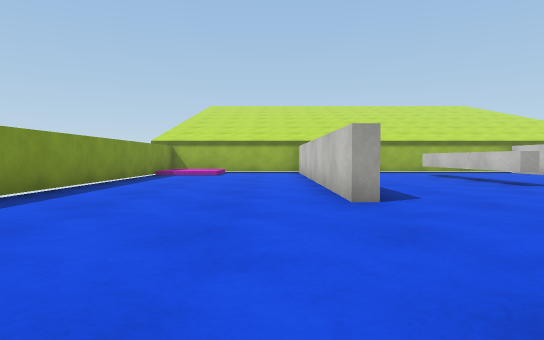
view 1 (above)

22 first-person views from a walk through a scene from a Unity 3-D project. The camera is 0.59 m above the floor, tilts 2° down and sees 75° across. The floor is counted in squares, 1 m on a side. Each view is taken from the middle of a square. On the plan, view 1 faces up. The plan holds only what a view shows up to about 10 squares ahead; the rest is blank. The place goes on beyond the plan. The player character is not drawn. Surface patterns are stand-ins for the level's own textures.

view 2
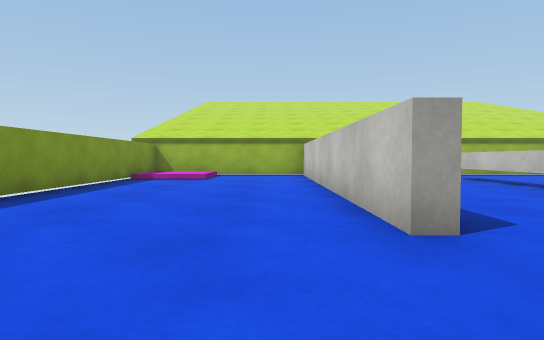

view 3
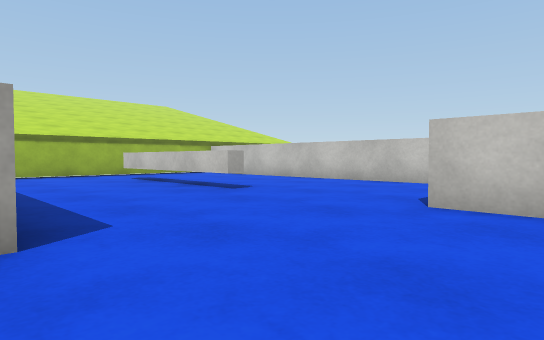

view 4
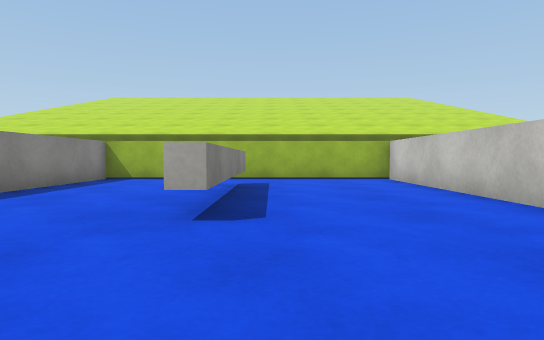

view 5
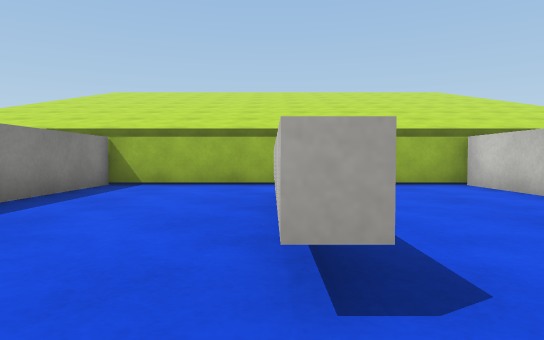

view 6
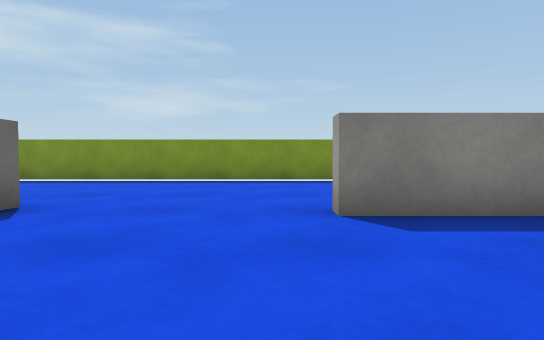

view 7
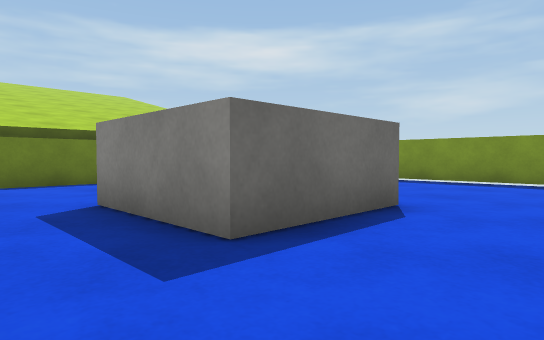

view 8
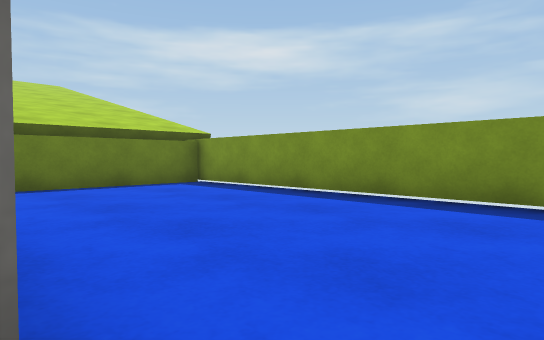

view 9
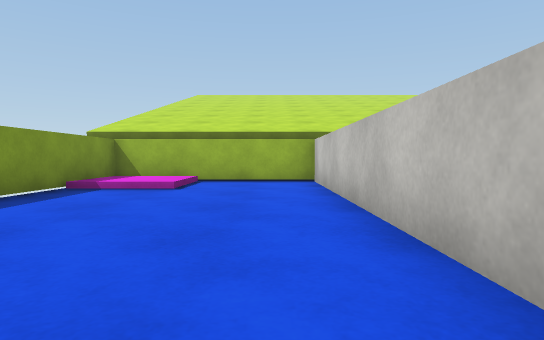

view 10
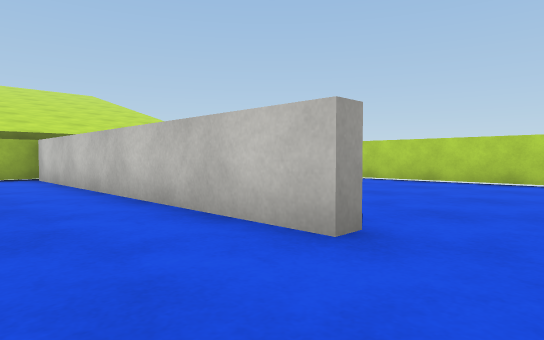

view 11
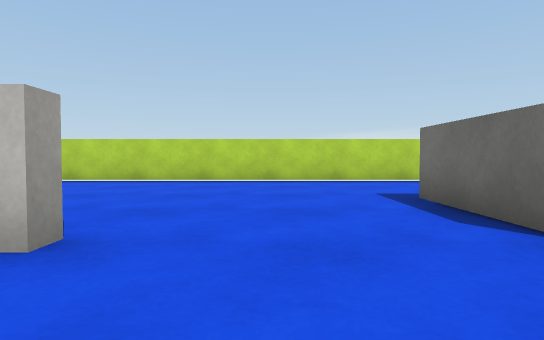

view 12
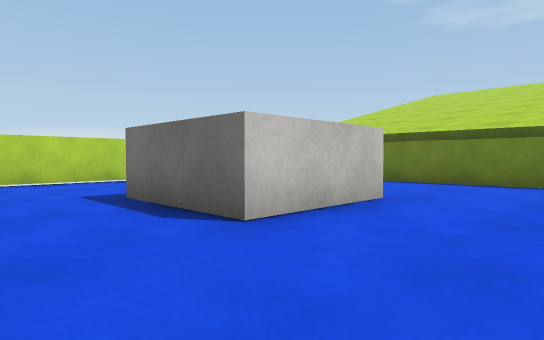

view 13
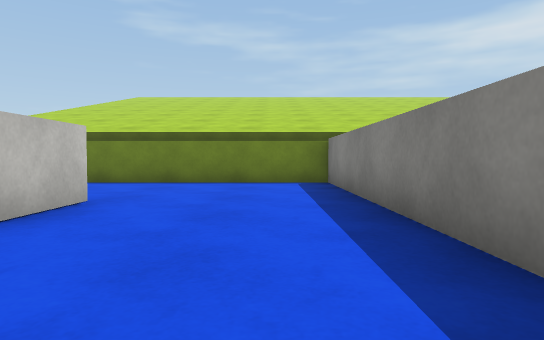

view 14
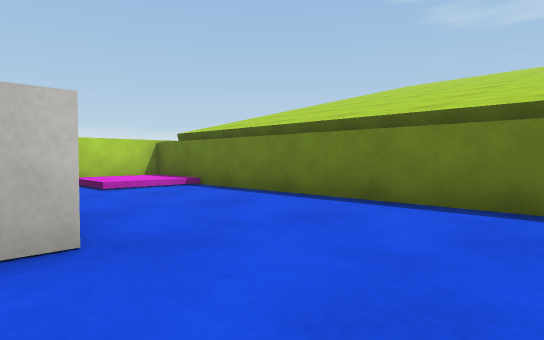

view 15
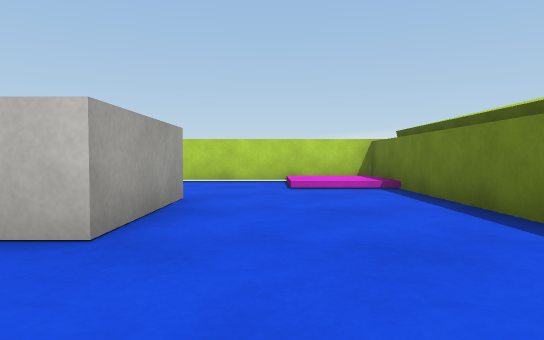

view 16
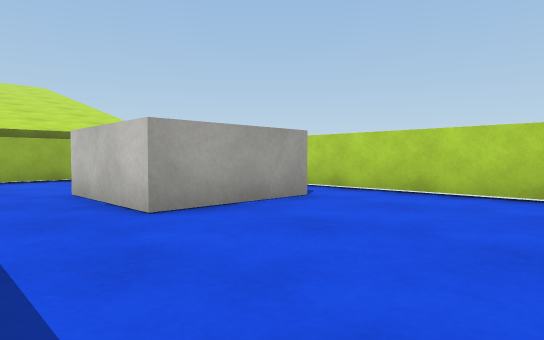

view 17
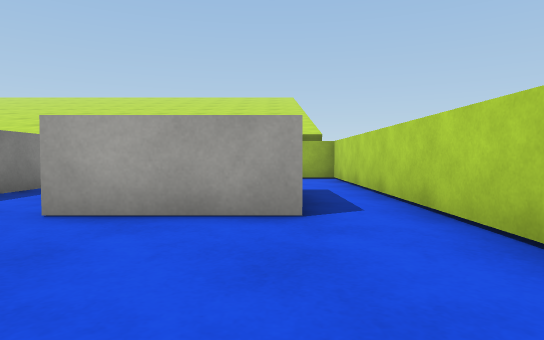

view 18
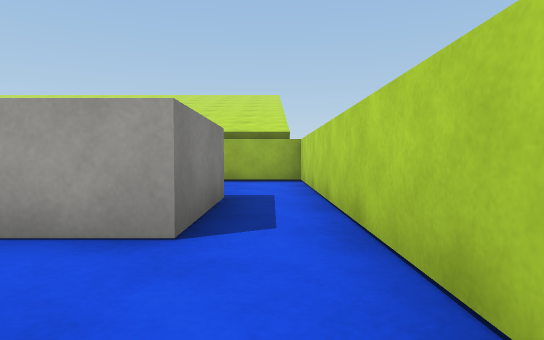

view 19
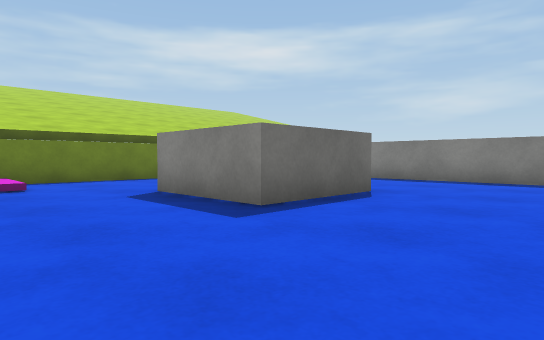

view 20
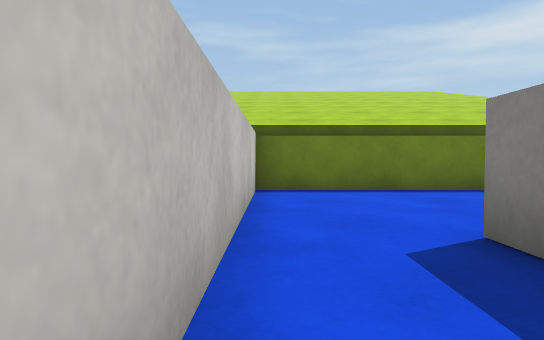

view 21
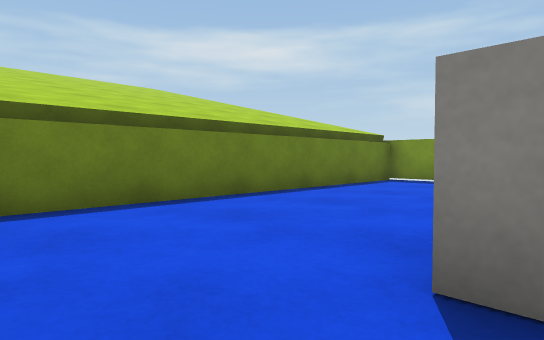

view 22
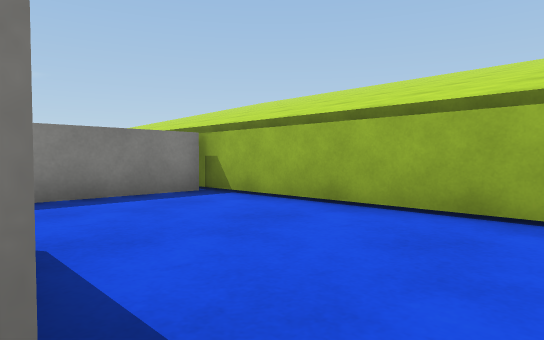

### Floor plan
Key: @ floor where view 1 was taken; # wall or solid block; . main floor; : floor 0.15 m higher than the main floor; / step, stairs or slope; ^ raised ledge.
Columns run from 4 left of view 1 to 16 right of it. Each row starts with its distance up from view 1.
 14 #####################
 13 #:/..#.......#......#
 12 #:/..#.......#......#
 11 #....#...^...#......#
 10 #....#...^...#..^^^.#
  9 #....#...^...#..^ ^.#
  8 #....#...^...#..^^^.#
  7 #....#.......#......#
  6 #....#.......#......#
  5 #....#.......#......#
  4 #...................#
  3 #.........#.........#
  2 #.........#.........#
  1 #....^^^..#...^^^...#
  0 #...@^ ^..#...^ ^...#
 -1 #....^ ^..#...^^^...#
 -2 #.........#.........#
 -3 #.........#.........#
 -4 #.........#.......::#
 -5 #.........#.......::#
 -6 #####################

Positions as (right, up) in squares from view 1, and headings:
1: (0, 0), facing up
2: (0, 2), facing up
3: (1, 2), facing up-right
4: (6, 4), facing up
5: (5, 6), facing up
6: (5, 4), facing left
7: (5, 3), facing down-left
8: (1, 2), facing down-left
9: (0, 5), facing up
10: (7, 3), facing up-right
11: (7, 3), facing right
12: (7, 3), facing down-right
13: (7, 3), facing down
14: (7, -1), facing down-right
15: (7, -3), facing right
16: (10, 4), facing up-right
17: (14, 4), facing up
18: (15, 5), facing up
19: (15, 4), facing down-left
20: (5, 1), facing down
21: (5, -1), facing down-left
22: (15, 10), facing up-left
